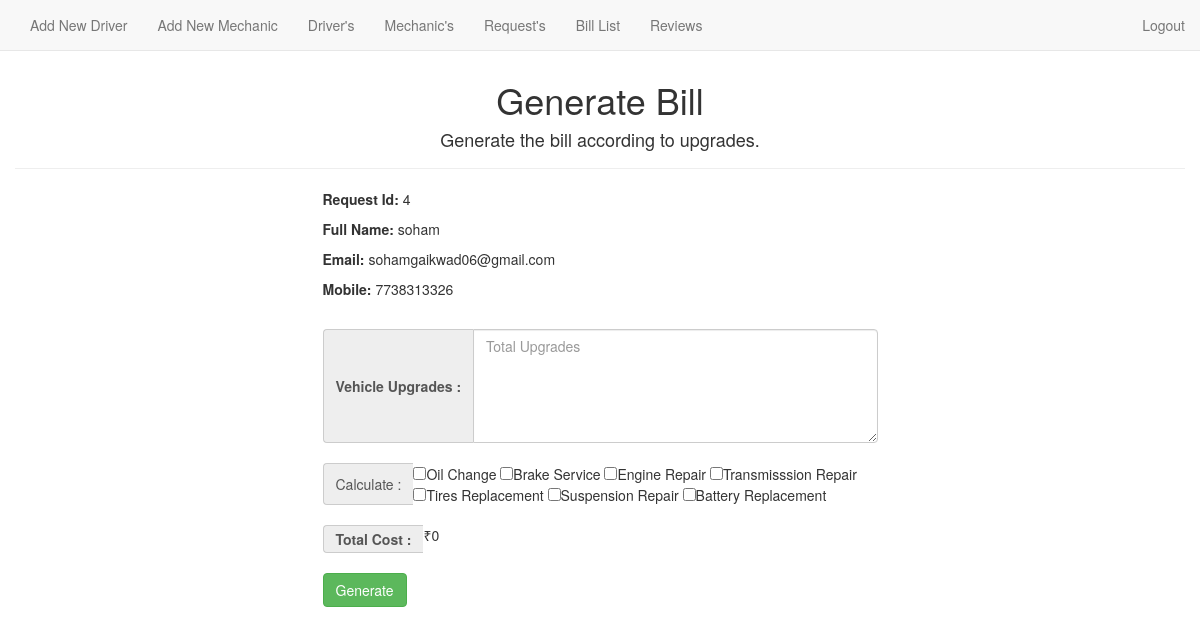
Screenshot of /bill.php?id=4 with the database file from the repository.
### tables this page shows
CREATE TABLE `request` (
  `id` int(11) NOT NULL,
  `full_name` varchar(255) NOT NULL,
  `email` varchar(255) NOT NULL,
  `mobile` varchar(20) NOT NULL,
  `location` varchar(255) NOT NULL,
  `confirmation` int(11) NOT NULL,
  `driverid` int(11) NOT NULL,
  `finished` int(11) NOT NULL,
  `mechanicid` int(11) NOT NULL,
  `paid` int(11) NOT NULL
);

### bill.php (the view, shortened to what this page needs)
<?php
    $connection=mysqli_connect("localhost","root","","vehicle management");
    $msg="Generate the bill according to upgrades.";
    $id=$_GET['id'];
    $query= "SELECT * FROM `request` WHERE id='$id'";
    $result= mysqli_query($connection,$query);
    $row= mysqli_fetch_assoc($result);
?>
<!DOCTYPE html>
<html lang="en">
<head>
    <link rel="stylesheet" type="text/css" href="./slick/slick.css">
    <link rel="stylesheet" type="text/css" href="./slick/slick-theme.css">
    <link rel="stylesheet" href="https://maxcdn.bootstrapcdn.com/bootstrap/3.3.7/css/bootstrap.min.css">
    <link rel="stylesheet" href="animate.css">
    <link rel="stylesheet" href="style.css">
</head>
<body>
    <div class="container">
        <?php include 'navbar_admin.php'; ?>
        <br><br>
        <div class="row">
           <div class="page-header">
            <h1 style="text-align: center;">Generate Bill</h1>
            <h4 style="text-align: center;"><?php echo $msg; ?></h4>
        </div>
            <div class="col-md-3"></div>
            <div class="col-md-6">
            <form action="billaction.php?id=<?php echo $id; ?>" method="post">
            <p><strong>Request Id: </strong><?php echo $row['id']; ?></p>
            <p><strong>Full Name: </strong><?php echo $row['full_name']; ?></p>
            <p><strong>Email: </strong><?php echo $row['email']; ?></p>
            <p><strong>Mobile: </strong><?php echo $row['mobile']; ?></p>
            <br>
                     <div class="input-group">
                      <span class="input-group-addon"><b>Vehicle Upgrades :</b></span>
                      <textarea rows="5" id="upgrade" type="text" class="form-control" name="veh_up" placeholder="Total Upgrades" required></textarea>
                    </div>
                    <br>
            <div class="input-group">
            <span class="input-group-addon">Calculate :</span>
              <input type="checkbox" onchange="getSum()" name="item[]" value="1500">Oil Change
              <input type="checkbox" onchange="getSum()" name="item[]" value="8000">Brake Service
              <input type="checkbox" onchange="getSum()" name="item[]" value="20000">Engine Repair
              <input type="checkbox" onchange="getSum()" name="item[]" value="10000">Transmisssion Repair
              <br>
              <input type="checkbox" onchange="getSum()" name="item[]" value="5000">Tires Replacement
              <input type="checkbox" onchange="getSum()" name="item[]" value="10000">Suspension Repair
              <input type="checkbox" onchange="getSum()" name="item[]" value="2500">Battery Replacement
            </div>
            <br>
                <div class="input-group">
                    <span class="input-group-addon"><b>Total Cost :</b></span>
                    ₹<span id="checkboxValues">0</span>
                  </div>  <input type="hidden" name="total_cost" id="total_cost">
                    <br>
                    <div class="input-group">
                    <button type="submit" name="submit" class="btn btn-success"> Generate </button>
                    </div>
                </form>
            </div>
            <div class="col-md-3"></div>
        </div>
    </div>
</body>
</html>

### rows the page displays
request: id "4", full_name "soham", email "sohamgaikwad06@gmail.com", mobile "7738313326"

### other values shown
$msg "Generate the bill according to upgrades."
